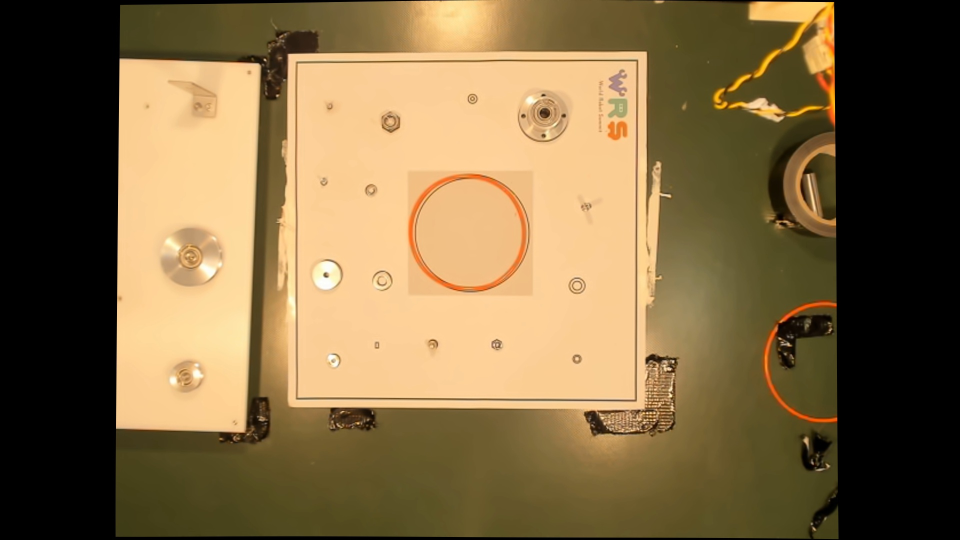
#> input picture taskboard/CapturedImage.jpg, 1920 x 1080 px (shown at 1/2 size)
$ python -i vision_lib.py   (imports and definitions only)   (older library calls are emulated)
#> lines starting #> are read from the running program, lines starting #| are printed output that depends on the picture; after the words box and inside, x2 and y2 are one past the last pixel; in counts of white or black regions, pixels touching at a corner belong together
#> in find_motor_orientation, `image_lab = cv2.cvtColor(image_copy_rgb, cv2.COLOR_RGB2LAB)`: image_lab: shape (1080, 1920, 3); mean of channels 0, 1, 2 113.3, 131.3, 151
import numpy as np
import cv2
import matplotlib.pyplot as plt


# DEBUG FUNCTION - returns plot of rgb, grayscale, hsv and lab color space channels
# [83 lines left out: functions show_colorspaces, crop_min_area_rect, not called in this run]


# Function which given a camera image, returns the location of the motor within.
def find_motor(image_lab):
    # threshold on typical motor lab values
    bw_image_lab1 = np.logical_and(image_lab[:, :, 2] > 133, image_lab[:, :, 2] < 150)
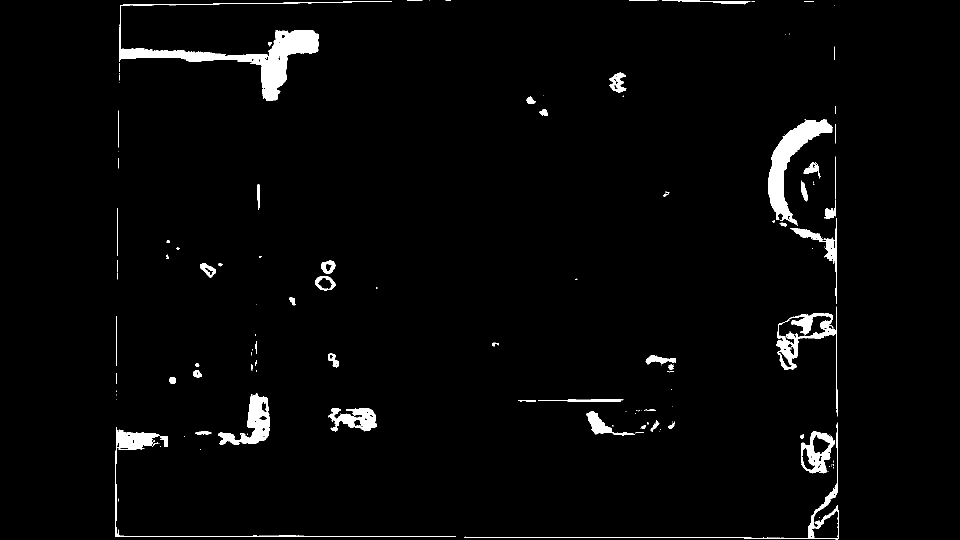
#> bw_image_lab1: shape (1080, 1920) bool (shown at 1/2 size); 2.5% white; 165 white regions (104 under 20 px), largest, box (x1, y1, x2, y2) and area: (239, 2, 784, 202) 13339, (1536, 238, 1665, 450) 8020, (1552, 613, 1675, 833) 4232
    bw_image_lab2 = np.logical_and(image_lab[:, :, 1] > 120, image_lab[:, :, 1] < 130)
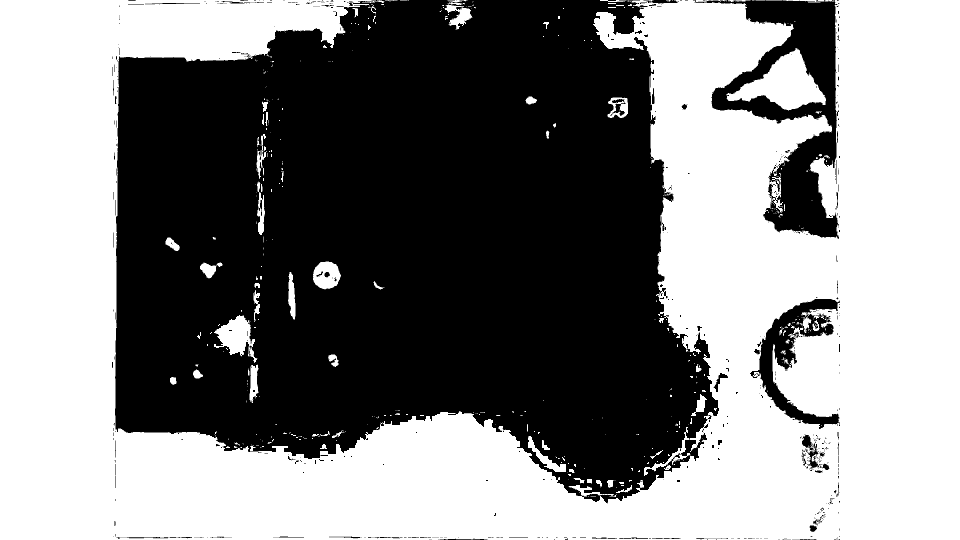
#> bw_image_lab2: shape (1080, 1920) bool (shown at 1/2 size); 52.4% white; 789 black regions (704 under 20 px), largest, box (x1, y1, x2, y2) and area: (230, 0, 1438, 1007) 917992, (1386, 0, 1678, 478) 47593, (1500, 598, 1680, 858) 13770
    bw_image = np.logical_and(bw_image_lab1, bw_image_lab2).astype(np.uint8) * 255
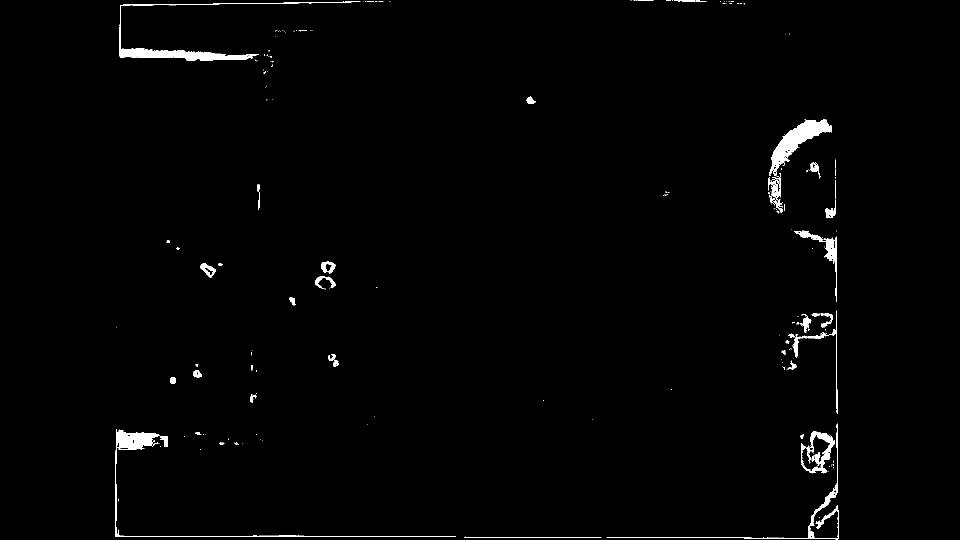
#> bw_image: shape (1080, 1920) (shown at 1/2 size); 1.2% white; 242 white regions (197 under 20 px), largest, box (x1, y1, x2, y2) and area: (239, 3, 721, 122) 4525, (1538, 238, 1664, 352) 4392, (231, 858, 912, 1074) 3860

    centers_kernel = np.ones((15, 15), np.uint8)
    closed_img = cv2.morphologyEx(bw_image, cv2.MORPH_CLOSE,
                                  centers_kernel)
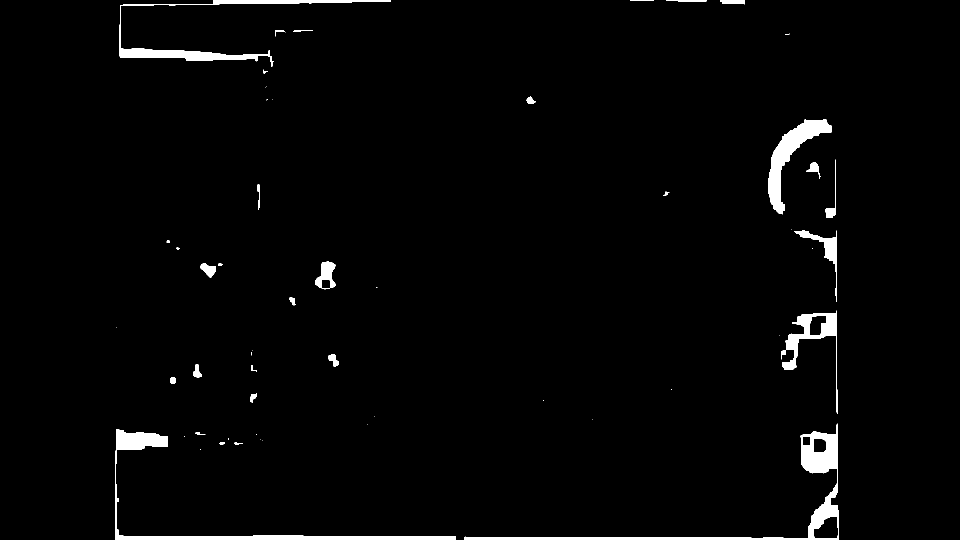
#> closed_img: shape (1080, 1920) (shown at 1/2 size); 2.2% white; 55 white regions (24 under 20 px)

    # test blobs, and retrieve only the ones that look like motors (size + circularity)
    roi_copy = image_lab.copy()
    im2, cnts, hierarchy = cv2.findContours(closed_img.copy(), cv2.RETR_LIST, cv2.CHAIN_APPROX_SIMPLE)
#> cnts = 60 contours, 27 with area under 20; largest, box (x1, y1, x2, y2) and area: (928, 847, 1677, 1080) 12458, (231, 858, 912, 1080) 8072, (1536, 238, 1664, 429) 6465, (239, 0, 782, 134) 5945, (1563, 621, 1675, 828) 4680
    cnts = sorted(cnts, key=cv2.contourArea, reverse=True)  # get largest five contour area
    for cnt in cnts:
        perimeter = cv2.arcLength(cnt, True)
        area = cv2.contourArea(cnt)
        if perimeter==0:
            break
        circularity = 4 * np.pi * (area / (perimeter * perimeter))
        if area > 5000 and area < 9000 and circularity > 0.4 and circularity < 1.2:
            x, y, w, h = cv2.boundingRect(cnt)
            cv2.rectangle(roi_copy, (x, y), (x + w, y + h), (0, 255, 0), 4)
            return roi_copy, (x, y, w, h)
#> this loop made 44 passes
#> (perimeter, area, circularity) on passes 1 to 12: (2130, 12458.5, 0.0345), (2011.8, 8072.5, 0.0251), (596.2, 6465, 0.229), (1991, 5945, 0.0188), (882.1, 4679.5, 0.0756), (175.1, 1684, 0.69), (465.4, 1596, 0.0926), (177.5, 1440, 0.574), (143.6, 1053.5, 0.642), (98.63, 672, 0.868), (96.08, 475, 0.647), (268.1, 361, 0.0631)
#> (cnt, perimeter, area, circularity) on pass 25: ([[1261, 0], [1261, 1], [1306, 1], [1306, 0]], 92, 45, 0.0668)
    return roi_copy, None


# Function which given a motor image, returns the location of the shaft within.
# [88 lines left out: functions find_motor_shaft, detect_circles, not called in this run]

# find motor orientation from rgb image
def find_motor_orientation(image_rgb):
    roi = None
    theta = None
    image_copy_rgb = image_rgb.copy()
    image_lab = cv2.cvtColor(image_copy_rgb, cv2.COLOR_RGB2LAB)
    roi, motor_loc = find_motor(image_lab)
    if motor_loc is not None:
        x, y, w, h = motor_loc  # unpack
        cropped_motor = image_copy_rgb[y:y + h, x:x + w]

        # find shaft
        motor_pos = np.array([np.int32(x + w / 2), np.int32(y + h / 2)])
        shaft_loc = find_motor_shaft(cropped_motor, mode='circles')
        if shaft_loc is not None:
            shaft_pos = shaft_loc + np.array([x, y])

            # compute angle from motor and shaft location
            theta = np.rad2deg(np.arctan2(*(shaft_pos[::-1] - motor_pos[::-1])))

            # draw in roi for display
            roi = cv2.cvtColor(roi, cv2.COLOR_LAB2RGB)
            compass_vect = np.int32((shaft_pos - motor_pos) * 5 + motor_pos)
            cv2.line(roi, tuple(motor_pos), tuple(compass_vect), (255, 0, 0), 15)
            cv2.putText(roi, str(theta), (x, y-30), cv2.FONT_HERSHEY_SIMPLEX, 1, color=(255, 0, 0), thickness=3)

            return roi, theta
    return image_rgb, None


# [108 lines left out: functions bound_contours, crop_minAreaRect, template_match, cropped_padder, not called in this run]


def angle_cos(p0, p1, p2):
    d1, d2 = (p0-p1).astype('float'), (p2-p1).astype('float')
    return abs( np.dot(d1, d2) / np.sqrt( np.dot(d1, d1)*np.dot(d2, d2) ) )


# load webcam image and find taskboard
# [29 lines left out: function find_squares, not called in this run]

>>> import cv2
>>> picture = cv2.cvtColor(cv2.imread('taskboard/CapturedImage.jpg'), cv2.COLOR_BGR2RGB)
>>> result = find_motor_orientation(picture)
